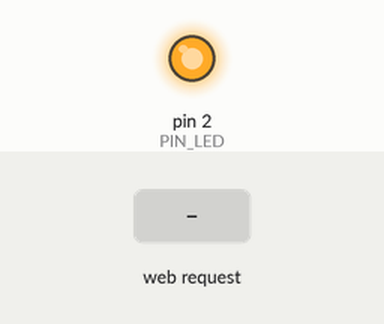
Recording of a sketch running on a simulated Arduino Uno, built for the host (arithmetic inside an expression is 32-bit, double 64-bit). Shown: output pins drawn as LEDs (lit = HIGH). The inputs (shaded band) are chosen by the test bench. WiFi joins after 1.5 s; servers stay silent unless stated.

Above: at 1.2 s.
1.3 s: HTTP request GET /?LED=F received
At 2.2 s:
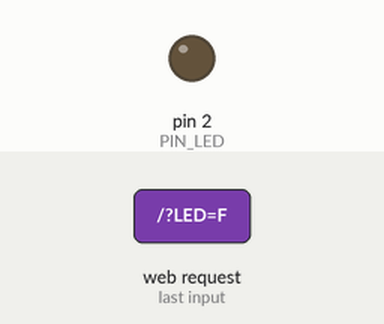
2.8 s: HTTP request GET /?LED=T received
At 3.4 s:
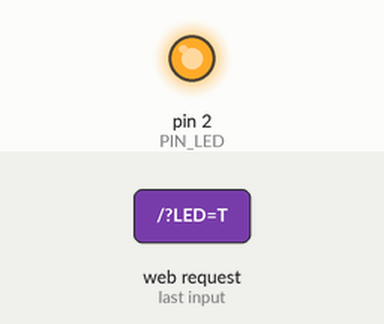
Timing chart, 0 to 5.8 s (numbered marks = the images above; inputs shaded):
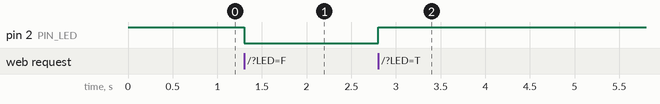

Measured:
- after the input at 1.3 s, pin 2 (PIN_LED): HIGH → LOW at once
- after the input at 2.8 s, pin 2 (PIN_LED): LOW → HIGH at once

The sketch:

Ethernet_led.ino
```cpp
#include <SPI.h>
#include <Ethernet.h>

//Declaración de la direcciones MAC e IP. También del puerto 80
byte mac[]={0xDE,0xAD,0xBE,0xEF,0xFE,0xED};     //MAC del arduino Shield
IPAddress ip(192,168,1,10);                     //IP del arduino Shield
EthernetServer servidor(80);                    // Puerto 80 del servidor

int PIN_LED=2;

String readString=String(30);            // declara variable string de 30 elementos
String state=String(3);                  // declara variable string de 3 elementos

void setup()
{
  Ethernet.begin(mac, ip);              //Inicializamos con las direcciones asignadas
  servidor.begin();                     // Inicializa servidor
  pinMode(PIN_LED,OUTPUT);              // declara pin_led como salida
  digitalWrite(PIN_LED,HIGH);
  state="OFF";
}

void loop()
{
  EthernetClient cliente= servidor.available();

  if(cliente)
  {
    boolean lineaenblanco=true;
    while(cliente.connected())//Cliente conectado
    {
      if(cliente.available())
      {
        char c=cliente.read();
        if(readString.length()<30)//Leemos petición HTTP caracter a caracter
        {
          readString.concat(c); //Almacenar los caracteres en la variable readString
        }
        if(c=='\n' && lineaenblanco)//Si la petición HTTP ha finalizado
        {
          int LED = readString.indexOf("LED=");
          if(readString.substring(LED,LED+5)=="LED=T")
          {
            digitalWrite(PIN_LED,HIGH);
            state="ON";
          } else if (readString.substring(LED,LED+5)=="LED=F")
          {
            digitalWrite(PIN_LED,LOW);
            state="OFF";
          }


          //Cabecera HTTP estándar
          cliente.println("HTTP/1.1 200 OK");
          cliente.println("Content-Type: text/html");
          cliente.println();
          //Página Web en HTML
          cliente.println("<html>");
          cliente.println("<head>");
          cliente.println("<title>ENCENDER LED</title>");
          cliente.println("</head>");
          cliente.println("<body width=50% height=50%>");
          cliente.println("<center>");
          cliente.println("<h1>LED ON/OFF</h1>");
          cliente.print("<br><br>");
          cliente.print("Estado del diodo LED: ");
          cliente.print(state);
          cliente.print("<br><br><br><br>");
          cliente.println("<input type=submit value=ON style=width:75px;height:70px onClick=location.href='./?LED=T\'>");
          cliente.println("<input type=submit value=OFF style=width:75px;height:70px onClick=location.href='./?LED=F\'>");
          cliente.println("</center>");
          cliente.println("</body>");
          cliente.println("</html>");
          cliente.stop();//Cierro conexión con el cliente
          readString="";
        }
      }
    }
  }
}
```
